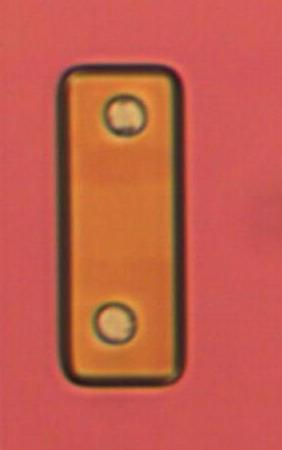
#> input picture capture/liner/img.jpg, 282 x 450 px
$ python 02_angle.py ../liner/img.jpg   (Python 2 division)   (older library calls are emulated)
#> lines starting #> are read from the running program, lines starting #| are printed output that depends on the picture; after the words box and inside, x2 and y2 are one past the last pixel; in counts of white or black regions, pixels touching at a corner belong together
import cv2
import numpy as np
import argparse
import pylab
import matplotlib
import os
from collections import Counter
from PIL import Image, ImageDraw, ImageStat
from scipy import fftpack
import random
import matplotlib.pyplot as plt
import sys
from scipy.optimize import leastsq

if __name__ == '__main__':
    parser = argparse.ArgumentParser(description='CV test')
    parser.add_argument('fn_in', help='image file to process')
    args = parser.parse_args()

    outdir = '02_angle'
    if not os.path.exists(outdir):
        os.mkdir(outdir)

    if 0:
        img = cv2.imread(args.fn_in)
        gray = cv2.cvtColor(img,cv2.COLOR_BGR2GRAY)
        edges = cv2.Canny(gray,50,150,apertureSize = 3)

        lines = cv2.HoughLines(edges,1,np.pi/1800,400)
        for rho,theta in lines[0]:
            a = np.cos(theta)
            b = np.sin(theta)
            x0 = a*rho
            y0 = b*rho
            x1 = int(x0 + 1000*(-b))
            y1 = int(y0 + 1000*(a))
            x2 = int(x0 - 1000*(-b))
            y2 = int(y0 - 1000*(a))

            cv2.line(img,(x1,y1),(x2,y2),(0,0,255),2)

        cv2.imwrite(os.path.join(outdir, 'houghlines3_hi.jpg'),img)

    if 0:
        img = cv2.imread(args.fn_in)
        gray = cv2.cvtColor(img,cv2.COLOR_BGR2GRAY)
        edges = cv2.Canny(gray,50,150,apertureSize = 3)
        minLineLength = 100
        maxLineGap = 10
        # TypeError: <unknown> is not a numpy array
        lines = cv2.HoughLinesP(edges,1,np.pi/180,100,minLineLength,maxLineGap)
        for x1,y1,x2,y2 in lines[0]:
            cv2.line(img,(x1,y1),(x2,y2),(0,255,0),2)

        cv2.imwrite('houghlines5.jpg',img)

    # graph theta distribution
    '''
    1 degree was too course
    0.1 degree seems okay

    200 points produced bad result but 400 seems to be pretty good
    '''
    if 0:
        img = cv2.imread(args.fn_in)
        gray = cv2.cvtColor(img,cv2.COLOR_BGR2GRAY)
        edges = cv2.Canny(gray,50,150,apertureSize = 3)

        lines = cv2.HoughLines(edges,1,np.pi/1800.,400)
        d = []
        for rho,theta in lines[0]:
            theta = theta * 180. / np.pi
            # take out outliers
            # I usually snap to < 1.5 so this should be plenty of margin
            if theta < 3.0:
                #print 'Theta: %g, rho: %g' % (theta, rho)
                d.append(theta)

        matplotlib.pyplot.clf()
        pylab.hist(d, bins=100)
        pylab.savefig(os.path.join(outdir, 'theta_dist_hi.png'))

        # from a quick test in gimp
        ideal = 0.94
        # 400 point average
        pre_meas = 0.889583

        if 0:
            angle = Counter(d).most_common(1)[0]
            #angle_deg = angle * 180/np.pi
            print 'Most common angle: %f (%d times)' % (angle[0], angle[1])
            angle = angle[0]
        # Off a little but better than original
        if 1:
            angle = sum(d) / len(d)
            print 'Mean angle: %f' % (angle,)


        im = Image.open(args.fn_in)
        #im.save(os.path.join(outdir, 'orig.png'))
        im = im.rotate(angle, resample=Image.BICUBIC)
        im.save(os.path.join(outdir, 'rotate_hi.png'))


    if 0:
        img = cv2.imread(args.fn_in)
        gray = cv2.cvtColor(img,cv2.COLOR_BGR2GRAY)
        for thresh1 in [1, 10, 100, 250]:
            for thresh2 in [1, 10, 100, 250]:
                print
                print thresh1, thresh2
                # threshold1 - first threshold for the hysteresis procedure.
                # threshold2 - second threshold for the hysteresis procedure.
                edges = cv2.Canny(gray, thresh1, thresh2, apertureSize=3)

                x0s = []
                y0s = []

                lines = cv2.HoughLines(edges,1,np.pi/1800,400)
                linei = 0
                if lines is None:
                    print 'WARNING: failed'
                    continue
                for rho,theta in lines[0]:
                    a = np.cos(theta)
                    b = np.sin(theta)
                    x0 = a * rho
                    y0 = b * rho

                    scal = 2000
                    x1 = int(x0 + scal * -b)
                    y1 = int(y0 + scal *  a)
                    x2 = int(x0 - scal * -b)
                    y2 = int(y0 - scal *  a)

                    # only keep vertical lines for now
                    # these will have thetas close to 0 or pi
                    d = 0.1
                    if theta > 0 - d and theta < 0 + d or theta > np.pi - d and theta < np.pi + d:
                        x0s.append(abs(rho))
                        cv2.line(img, (x1,y1),(x2,y2),(0, 0, 255),2)
                    elif theta > np.pi/2 - d and theta < np.pi/2 + d or theta > 3 * np.pi / 2 - d and theta < 3 * np.pi / 2 + d:
                        y0s.append(abs(rho))
                    else:
                        cv2.line(img, (x1,y1),(x2,y2),(0, 255, 0),2)
                        continue
                cv2.imwrite(os.path.join(outdir, 'thresh_%03d_%03d.png' % (thresh1, thresh2)),img)
                print 'x0s: %d' % len(x0s)
                if len(x0s) == 0:
                    print "  WARNING: no lines"
                print 'y0s: %d' % len(y0s)
                if len(y0s) == 0:
                    print "  WARNING: no lines"

        import sys
        sys.exit(1)

        x0sd_roi = []
        x0sd_all = []
        for i in xrange(len(x0s)):
            for j in xrange(i):
                d = abs(x0s[i] - x0s[j])
                x0sd_all.append(d)
                if d < 100:
                    x0sd_roi.append(d)
        print 'x0s: %d' % len(x0s)

        matplotlib.pyplot.clf()
        pylab.hist(x0sd_all, bins=100)
        pylab.savefig(os.path.join(outdir, 'rotate_lines_histx_all.png'))

        matplotlib.pyplot.clf()
        pylab.hist(x0sd_roi, bins=100)
        pylab.savefig(os.path.join(outdir, 'rotate_lines_histx_roi.png'))

        if 0:
            matplotlib.pyplot.clf()
            pylab.hist(y0sd, bins=100)
            pylab.savefig(os.path.join(outdir, 'rotate_lines_histy.png'))


    if 1:
        print 'writing to %s' % outdir
        img = cv2.imread(args.fn_in)
#> img is the input picture: shape (450, 282, 3); mean B, G, R 75.4, 91.7, 195.5
        print type(img)
#| <class 'numpy.ndarray'>
        gray = cv2.cvtColor(img,cv2.COLOR_BGR2GRAY)
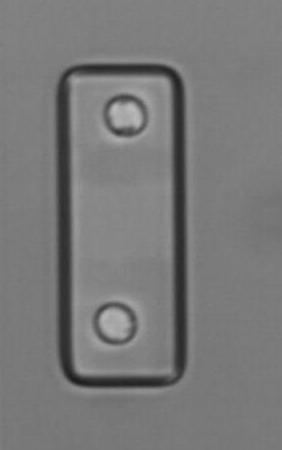
#> gray: shape (450, 282); min 28, max 187, mean 120.9
        cv2.imwrite(os.path.join(outdir, 'reduce_01_gray.png'), gray)
        print type(gray)
#| <class 'numpy.ndarray'>
        edges = cv2.Canny(gray, 125, 250, apertureSize=3)
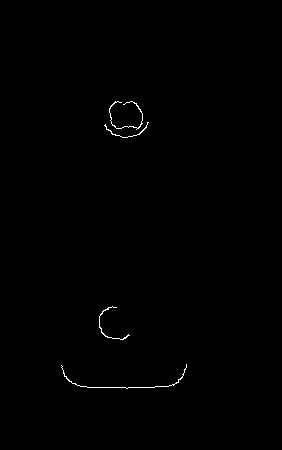
#> edges: shape (450, 282); 0.34% white in thin lines or dots, all inside (x1, y1, x2, y2) = (61, 101, 187, 389)
        cv2.imwrite(os.path.join(outdir, 'reduce_02_edges.png'), edges)
        print type(edges)
#| <class 'numpy.ndarray'>

        print len(edges)
#| 450
        sums = []
        for row in edges:
            sums.append(np.sum(row))
#> after the loop, sums = 450 values, max 16830 at index 387, min 0 at index 0, mean 242
        matplotlib.pyplot.clf()
        plt.plot(sums)
        pylab.savefig(os.path.join(outdir, 'reduce'))
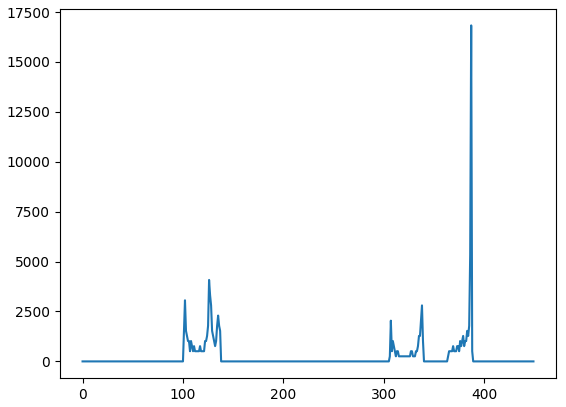
#> figure drawn by matplotlib, 1 panel; curve peaks at x = 387, y = 16830

        # Find the highest value and annotate image
        maxes = []
        for i in xrange(5):
            mval = max(sums)
            ymax = sums.index(mval)
            cv2.line(img, (0, ymax), (1527, ymax), (0, 0, 255), 2)
            sums[ymax] = 0.0
#> this loop made 5 passes
#> (mval, ymax) on passes 1 to 5: (16830, 387), (5355, 386), (4080, 126), (3315, 127), (3060, 102)
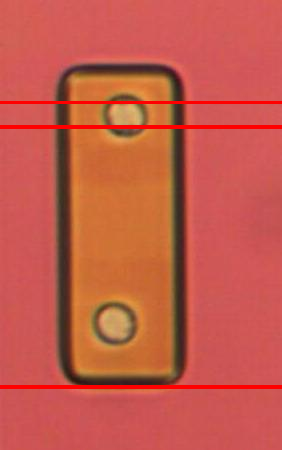
#> img: shape (450, 282, 3); 2.44% of pixels changed, all inside (x1, y1, x2, y2) = (0, 101, 282, 389)
#> after the loop, sums = 450 values, max 2805 at index 128, min 0 at index 0, mean 169.4
        cv2.imwrite(os.path.join(outdir, 'reduce_03_mark.png'), img)


        # {'h': 0, 'o': 0, 'v': 78}
        #lines = cv2.HoughLines(edges, 1, np.pi/1800, 400)
        # {'h': 0, 'o': 0, 'v': 443}
        #lines = cv2.HoughLines(edges, 1, np.pi/1800, 200)
        # {'h': 0, 'o': 0, 'v': 723}
        #lines = cv2.HoughLines(edges, 1, np.pi/1800, 150)
        # {'h': 0, 'o': 0, 'v': 957}
        #lines = cv2.HoughLines(edges, 1, np.pi/1800, 125)
        lines = cv2.HoughLines(edges, 1, np.pi/1800, 115)
#> lines = None
        # {'h': 115, 'o': 34, 'v': 1494}
        #lines = cv2.HoughLines(edges, 1, np.pi/1800, 100)
        linei = 0
        lc = {'h':0, 'v':0, 'o': 0}
#> (the run stopped early here; a loop or call above may not have finished)
